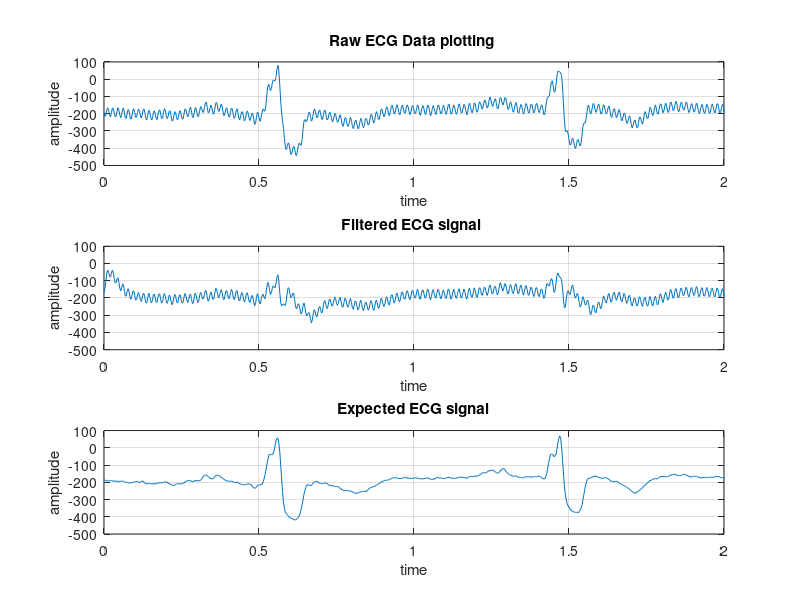

Here is the MATLAB script that generated this plot:
clc;clear;
T=3e-3;%sample rate
load('ecg_recording_signal.mat');
y=ecg_60Hz;
f_s=1/T;%frecuencia de muestreo
f=60;%freq to supress
Fs=f/(f_s);
N=length(y);
t=(0:N-1)/f_s; %time period(total sample/Fs )
subplot(3,1,1)
plot(t,y); title('Raw ECG Data plotting ')             
xlabel('time')
ylabel('amplitude')
xlim([0 2]);
ylim([-500 100]);
grid on
%% Filter
subplot(3,1,2)
A=[1 0 Fs];
B=[1 0.8 Fs];
w=60/(f_s/2);
[num,den]=bilinear(A,B,w);
ecg_notch=filter(num,den,y);
N1=length(ecg_notch);
t1=(0:N1-1)/f_s;
plot(t1,ecg_notch); title('Filtered ECG signal ')             
xlabel('time')
ylabel('amplitude')
grid on
xlim([0 2]);
ylim([-500 100]);
%% Desired signal
subplot(3,1,3)
y3=ecg_clean;
plot(t,y3)
title('Expected ECG signal')             
xlabel('time')
ylabel('amplitude')
grid on
xlim([0 2])
ylim([-500 100]);